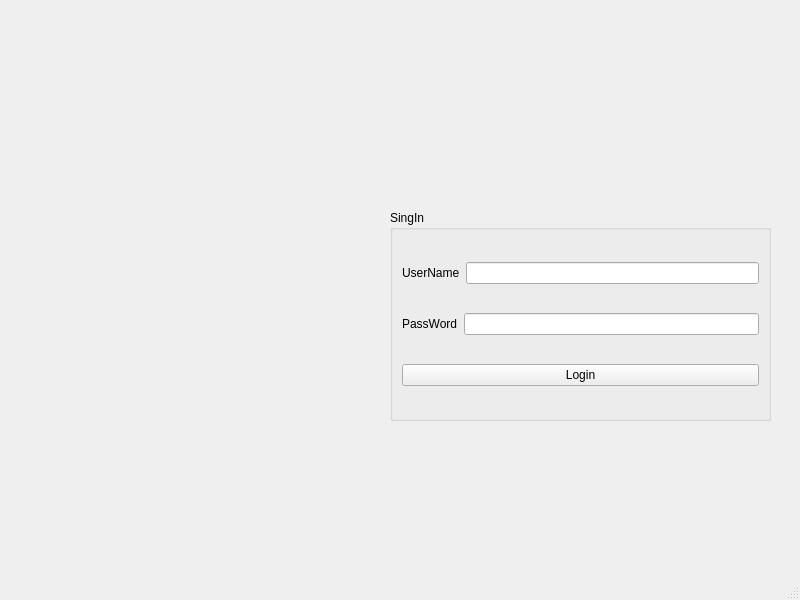
<?xml version="1.0" encoding="UTF-8"?>
<ui version="4.0">
 <class>MainWindow</class>
 <widget class="QMainWindow" name="MainWindow">
  <property name="geometry">
   <rect>
    <x>0</x>
    <y>0</y>
    <width>800</width>
    <height>600</height>
   </rect>
  </property>
  <property name="windowTitle">
   <string>MainWindow</string>
  </property>
  <widget class="QWidget" name="centralwidget">
   <widget class="QGroupBox" name="groupBox">
    <property name="geometry">
     <rect>
      <x>390</x>
      <y>210</y>
      <width>381</width>
      <height>211</height>
     </rect>
    </property>
    <property name="title">
     <string>SingIn</string>
    </property>
    <layout class="QVBoxLayout" name="verticalLayout">
     <item>
      <layout class="QHBoxLayout" name="horizontalLayout_2">
       <item>
        <widget class="QLabel" name="label">
         <property name="text">
          <string>UserName</string>
         </property>
        </widget>
       </item>
       <item>
        <widget class="QLineEdit" name="lineEdit_username"/>
       </item>
      </layout>
     </item>
     <item>
      <layout class="QHBoxLayout" name="horizontalLayout">
       <item>
        <widget class="QLabel" name="label_2">
         <property name="text">
          <string>PassWord</string>
         </property>
        </widget>
       </item>
       <item>
        <widget class="QLineEdit" name="lineEdit_password">
         <property name="echoMode">
          <enum>QLineEdit::Password</enum>
         </property>
        </widget>
       </item>
      </layout>
     </item>
     <item>
      <widget class="QPushButton" name="pushButton_Login">
       <property name="text">
        <string>Login</string>
       </property>
      </widget>
     </item>
    </layout>
   </widget>
   <widget class="QLabel" name="label_pic">
    <property name="geometry">
     <rect>
      <x>111</x>
      <y>184</y>
      <width>261</width>
      <height>281</height>
     </rect>
    </property>
    <property name="text">
     <string/>
    </property>
   </widget>
  </widget>
  <widget class="QMenuBar" name="menubar">
   <property name="geometry">
    <rect>
     <x>0</x>
     <y>0</y>
     <width>800</width>
     <height>26</height>
    </rect>
   </property>
  </widget>
  <widget class="QStatusBar" name="statusbar"/>
 </widget>
 <resources/>
 <connections/>
</ui>
